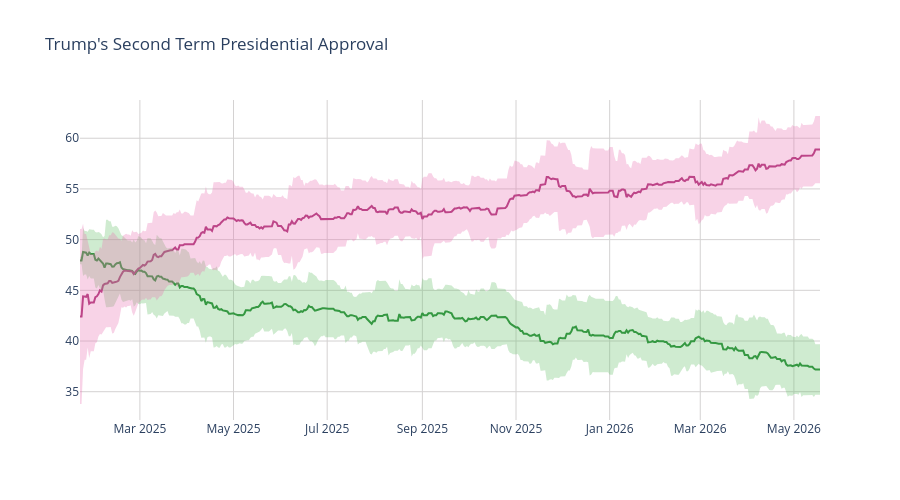

Notebook cell for this chart:
### Code cell
disappr_ci_hex = "#e86eaf"
appr_ci_hex = "#60be65"
disappr_ci_rgba = "rgba(232, 110, 175, 0.3)"
appr_ci_rgba = "rgba(96, 190, 101, 0.3)"
grid_col = "#d4d2d2"


# Approve
fig = go.Figure(go.Scatter(
    x=pres['end_date'],
    y=pres['approve'],
    hovertemplate="%{y:.2f}%",
    name="<b>Approve</b>",
    line=dict(color="#228833"),
    showlegend=False
))

# Disapprove
fig.add_trace(go.Scatter(
    x=pres['end_date'],
    y=pres['disapprove'],
    hovertemplate="%{y:.2f}%",
    name="<b>Disapprove</b>",
    line=dict(color="#aa3377"),
    showlegend=False
    )
)

# Approve CI
fig.add_traces([

    # Upper bound
    go.Scatter(
        x=pres['end_date'],
        y=pres['approve_upper_ci'],
        marker=dict(color=appr_ci_hex),
        line=dict(width=0),
        mode='lines',
        showlegend=False,
        hoverinfo="skip"
    ),

    # Lower bound
    go.Scatter(
        x=pres['end_date'],
        y=pres['approve_lower_ci'],
        marker=dict(color=appr_ci_hex),
        line=dict(width=0),
        mode='lines',
        fillcolor=appr_ci_rgba,
        fill="tonexty",
        showlegend=False,
        hoverinfo="skip"
    )
])

# Disapprove CI
fig.add_traces([

    # Upper bound
    go.Scatter(
        x=pres['end_date'],
        y=pres['disapprove_upper_ci'],
        marker=dict(color=disappr_ci_hex),
        line=dict(width=0),
        mode='lines',
        showlegend=False,
        hoverinfo="skip"
    ),

    # Lower bound
    go.Scatter(
        x=pres['end_date'],
        y=pres['disapprove_lower_ci'],
        marker=dict(color=disappr_ci_hex),
        line=dict(width=0),
        mode='lines',
        fillcolor=disappr_ci_rgba,
        fill="tonexty",
        showlegend=False,
        hoverinfo="skip"
    )
])

fig.update_layout(
    title=dict(text="Trump's Second Term Presidential Approval"),
    hovermode="x"
)

fig.update_xaxes(gridcolor=grid_col)
fig.update_yaxes(gridcolor=grid_col)

fig.update_layout(hovermode="x", hoverlabel_align="right", plot_bgcolor="rgba(0, 0, 0, 0)", height=500)
fig.show()

### Figure 1 — Plotly figure (JSON) as saved in the notebook; plotly's stock layout.template omitted (floating-point values rounded to 4 significant figures; data arrays with more than 128 entries replaced by an {"elided": "..."} marker saying what was removed)
{"data": [{"hovertemplate": "%{y:.2f}%", "line": {"color": "#228833"}, "name": "<b>Approve</b>", "showlegend": false, "type": "scatter", "x": {"elided": "483 str values"}, "y": {"elided": "483 float values"}}, {"hovertemplate": "%{y:.2f}%", "line": {"color": "#aa3377"}, "name": "<b>Disapprove</b>", "showlegend": false, "type": "scatter", "x": {"elided": "483 str values"}, "y": {"elided": "483 float values"}}, {"hoverinfo": "skip", "line": {"width": 0}, "marker": {"color": "#60be65"}, "mode": "lines", "showlegend": false, "type": "scatter", "x": {"elided": "483 str values"}, "y": {"elided": "483 float values"}}, {"fill": "tonexty", "fillcolor": "rgba(96, 190, 101, 0.3)", "hoverinfo": "skip", "line": {"width": 0}, "marker": {"color": "#60be65"}, "mode": "lines", "showlegend": false, "type": "scatter", "x": {"elided": "483 str values"}, "y": {"elided": "483 float values"}}, {"hoverinfo": "skip", "line": {"width": 0}, "marker": {"color": "#e86eaf"}, "mode": "lines", "showlegend": false, "type": "scatter", "x": {"elided": "483 str values"}, "y": {"elided": "483 float values"}}, {"fill": "tonexty", "fillcolor": "rgba(232, 110, 175, 0.3)", "hoverinfo": "skip", "line": {"width": 0}, "marker": {"color": "#e86eaf"}, "mode": "lines", "showlegend": false, "type": "scatter", "x": {"elided": "483 str values"}, "y": {"elided": "483 float values"}}], "layout": {"height": 500, "hoverlabel": {"align": "right"}, "hovermode": "x", "plot_bgcolor": "rgba(0, 0, 0, 0)", "title": {"text": "Trump's Second Term Presidential Approval"}, "xaxis": {"gridcolor": "#d4d2d2"}, "yaxis": {"gridcolor": "#d4d2d2"}}}
